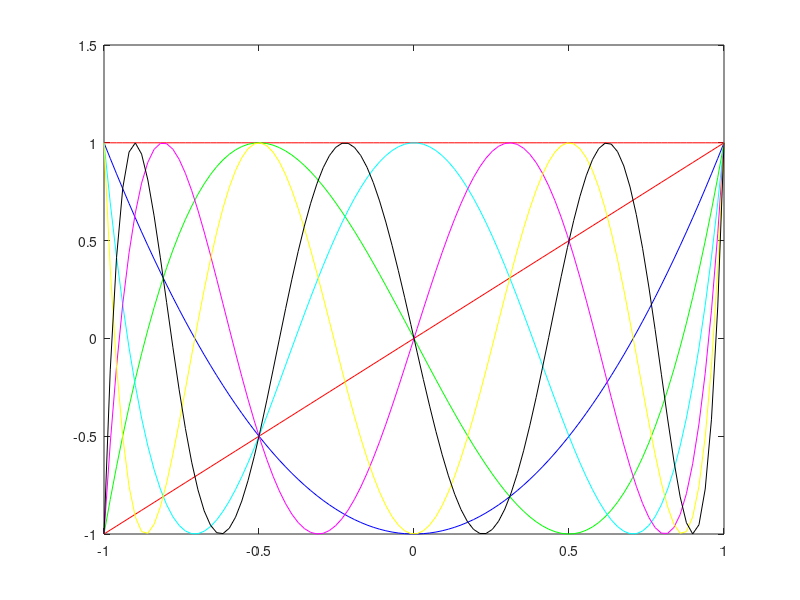
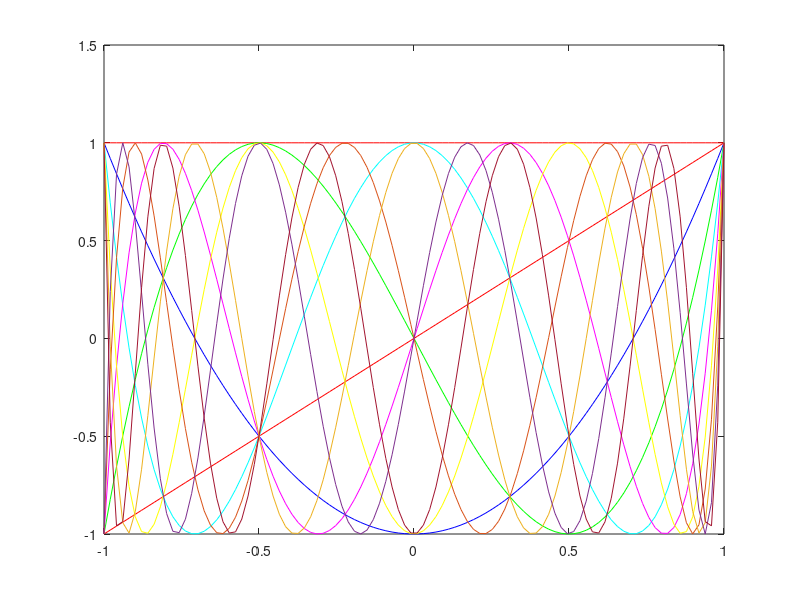

These charts were generated, in order, by the following MATLAB code:
%Interpolacja Czebyszewa jest mniej wrażliwa na błędy zaokrągleń od  interpolacji z użyciem wzoru Lagrange'a.
clear all; close all;

x = linspace(-1,1); %100 wektorów wierszowych rozmieszczonych pomiędzy punktami -1 i 1

%zbior funkcji bazowych
C3 = 4*x.^3 - 3*x;
C4 = 8*x.^4 - 8*x.^2 + 1;
C2 = 2*x.*C3 - C4;
C1 = 2*x.*C2 - C3;
C0 = 2*x.*C1 - C2;
C5 = 2*x.*C4 - C3;
C6 = 2*x.*C5 - C4;
C7 = 2*x.*C6 - C5;
C8 = 2*x.*C7 - C6;
C9 = 2*x.*C8 - C7;
C10 = 2*x.*C9 - C8;

figure(7)
plot(x,C0,'Color','r'); hold on;
plot(x,C1,'Color','r'); 
plot(x,C2,'Color','b');
plot(x,C3,'Color','g');
plot(x,C4,'Color','c');
plot(x,C5,'Color','m');
plot(x,C6,'Color','y');
plot(x,C7,'Color','k'); hold off

figure(8)
plot(x,C0,'Color','r'); hold on;
plot(x,C1,'Color','r'); 
plot(x,C2,'Color','b');
plot(x,C3,'Color','g');
plot(x,C4,'Color','c');
plot(x,C5,'Color','m');
plot(x,C6,'Color','y');
plot(x,C7,'Color',[0.8500 0.3250 0.0980]); 
plot(x,C8,'Color',[0.9290 0.6940 0.1250]); 
plot(x,C9,'Color',[0.4940 0.1840 0.5560]); 
plot(x,C10,'Color',[0.6350 0.0780 0.1840]); hold off;